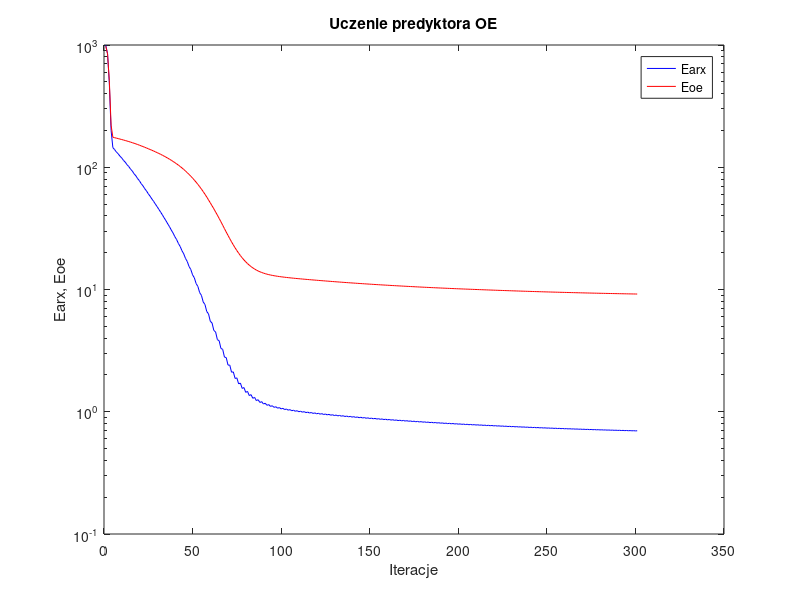
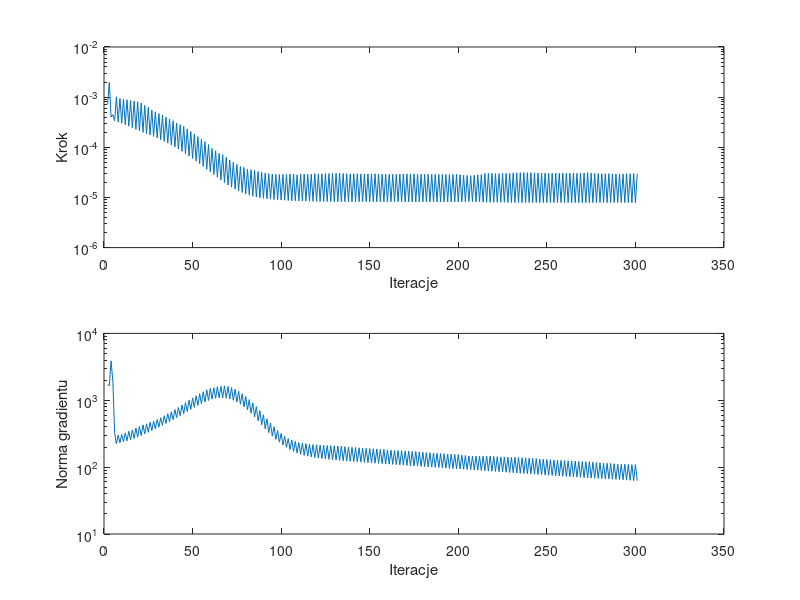

Write the MATLAB code that produced these figures, in order.
%uczenie predyktora oe
clear all;
n=0; farx(n+1)=9.927807e+002; foe(n+1)=9.776448e+002; wspucz(n+1)=0.000000e+000; ng(n+1)=0.000000e+000;
n=1; farx(n+1)=8.479873e+002; foe(n+1)=8.459336e+002; krok(n+1)=7.138862e-004; ng(n+1)=1.706106e+003;
n=2; farx(n+1)=4.898652e+002; foe(n+1)=5.108905e+002; krok(n+1)=1.961988e-003; ng(n+1)=1.657995e+003;
n=3; farx(n+1)=2.001703e+002; foe(n+1)=2.208038e+002; krok(n+1)=4.031350e-004; ng(n+1)=3.889785e+003;
n=4; farx(n+1)=1.447338e+002; foe(n+1)=1.760606e+002; krok(n+1)=4.448722e-004; ng(n+1)=1.902394e+003;
n=5; farx(n+1)=1.394647e+002; foe(n+1)=1.745219e+002; krok(n+1)=3.369218e-004; ng(n+1)=3.284464e+002;
n=6; farx(n+1)=1.331492e+002; foe(n+1)=1.730438e+002; krok(n+1)=1.013537e-003; ng(n+1)=2.221050e+002;
n=7; farx(n+1)=1.288714e+002; foe(n+1)=1.715541e+002; krok(n+1)=3.184791e-004; ng(n+1)=3.017233e+002;
n=8; farx(n+1)=1.231780e+002; foe(n+1)=1.700656e+002; krok(n+1)=9.396816e-004; ng(n+1)=2.311931e+002;
n=9; farx(n+1)=1.191738e+002; foe(n+1)=1.685656e+002; krok(n+1)=3.019151e-004; ng(n+1)=3.096886e+002;
n=10; farx(n+1)=1.138183e+002; foe(n+1)=1.670308e+002; krok(n+1)=9.053002e-004; ng(n+1)=2.395289e+002;
n=11; farx(n+1)=1.100398e+002; foe(n+1)=1.654731e+002; krok(n+1)=2.826636e-004; ng(n+1)=3.250804e+002;
n=12; farx(n+1)=1.048937e+002; foe(n+1)=1.638611e+002; krok(n+1)=8.861138e-004; ng(n+1)=2.476726e+002;
n=13; farx(n+1)=1.013128e+002; foe(n+1)=1.622290e+002; krok(n+1)=2.638590e-004; ng(n+1)=3.431999e+002;
n=14; farx(n+1)=9.641596e+001; foe(n+1)=1.605392e+002; krok(n+1)=8.567570e-004; ng(n+1)=2.569569e+002;
n=15; farx(n+1)=9.302757e+001; foe(n+1)=1.588426e+002; krok(n+1)=2.463545e-004; ng(n+1)=3.610432e+002;
n=16; farx(n+1)=8.834201e+001; foe(n+1)=1.570707e+002; krok(n+1)=8.336543e-004; ng(n+1)=2.685082e+002;
n=17; farx(n+1)=8.511390e+001; foe(n+1)=1.552795e+002; krok(n+1)=2.285820e-004; ng(n+1)=3.833670e+002;
n=18; farx(n+1)=8.065134e+001; foe(n+1)=1.534111e+002; krok(n+1)=8.031637e-004; ng(n+1)=2.810087e+002;
n=19; farx(n+1)=7.758236e+001; foe(n+1)=1.515418e+002; krok(n+1)=2.125792e-004; ng(n+1)=4.051261e+002;
n=20; farx(n+1)=7.339914e+001; foe(n+1)=1.495945e+002; krok(n+1)=7.625735e-004; ng(n+1)=2.956338e+002;
n=21; farx(n+1)=7.046656e+001; foe(n+1)=1.476470e+002; krok(n+1)=1.984325e-004; ng(n+1)=4.285878e+002;
n=22; farx(n+1)=6.675470e+001; foe(n+1)=1.456781e+002; krok(n+1)=6.847610e-004; ng(n+1)=3.133646e+002;
n=23; farx(n+1)=6.399536e+001; foe(n+1)=1.437378e+002; krok(n+1)=1.869282e-004; ng(n+1)=4.438241e+002;
n=24; farx(n+1)=6.065510e+001; foe(n+1)=1.417517e+002; krok(n+1)=6.277808e-004; ng(n+1)=3.323803e+002;
n=25; farx(n+1)=5.800598e+001; foe(n+1)=1.397500e+002; krok(n+1)=1.752601e-004; ng(n+1)=4.692871e+002;
n=26; farx(n+1)=5.510573e+001; foe(n+1)=1.377729e+002; krok(n+1)=5.534736e-004; ng(n+1)=3.534675e+002;
n=27; farx(n+1)=5.260982e+001; foe(n+1)=1.357835e+002; krok(n+1)=1.646626e-004; ng(n+1)=4.867833e+002;
n=28; farx(n+1)=4.996924e+001; foe(n+1)=1.337532e+002; krok(n+1)=5.097061e-004; ng(n+1)=3.737930e+002;
n=29; farx(n+1)=4.758490e+001; foe(n+1)=1.317114e+002; krok(n+1)=1.531579e-004; ng(n+1)=5.158725e+002;
n=30; farx(n+1)=4.516668e+001; foe(n+1)=1.296102e+002; krok(n+1)=4.706747e-004; ng(n+1)=3.966193e+002;
n=31; farx(n+1)=4.288827e+001; foe(n+1)=1.275102e+002; krok(n+1)=1.421330e-004; ng(n+1)=5.488612e+002;
n=32; farx(n+1)=4.067531e+001; foe(n+1)=1.253362e+002; krok(n+1)=4.356664e-004; ng(n+1)=4.218686e+002;
n=33; farx(n+1)=3.848928e+001; foe(n+1)=1.231538e+002; krok(n+1)=1.312842e-004; ng(n+1)=5.878254e+002;
n=34; farx(n+1)=3.648401e+001; foe(n+1)=1.209053e+002; krok(n+1)=3.994081e-004; ng(n+1)=4.494499e+002;
n=35; farx(n+1)=3.439360e+001; foe(n+1)=1.186496e+002; krok(n+1)=1.212136e-004; ng(n+1)=6.287072e+002;
n=36; farx(n+1)=3.259400e+001; foe(n+1)=1.163313e+002; krok(n+1)=3.643472e-004; ng(n+1)=4.803156e+002;
n=37; farx(n+1)=3.060344e+001; foe(n+1)=1.139934e+002; krok(n+1)=1.109501e-004; ng(n+1)=6.741824e+002;
n=38; farx(n+1)=2.894941e+001; foe(n+1)=1.115477e+002; krok(n+1)=3.376366e-004; ng(n+1)=5.125724e+002;
n=39; farx(n+1)=2.704714e+001; foe(n+1)=1.091124e+002; krok(n+1)=1.016603e-004; ng(n+1)=7.259825e+002;
n=40; farx(n+1)=2.559897e+001; foe(n+1)=1.066024e+002; krok(n+1)=3.030901e-004; ng(n+1)=5.502243e+002;
n=41; farx(n+1)=2.380346e+001; foe(n+1)=1.040898e+002; krok(n+1)=9.242591e-005; ng(n+1)=7.796456e+002;
n=42; farx(n+1)=2.248151e+001; foe(n+1)=1.014380e+002; krok(n+1)=2.817596e-004; ng(n+1)=5.879804e+002;
n=43; farx(n+1)=2.077558e+001; foe(n+1)=9.878784e+001; krok(n+1)=8.312662e-005; ng(n+1)=8.486922e+002;
n=44; farx(n+1)=1.958365e+001; foe(n+1)=9.598975e+001; krok(n+1)=2.601242e-004; ng(n+1)=6.301345e+002;
n=45; farx(n+1)=1.796892e+001; foe(n+1)=9.320081e+001; krok(n+1)=7.462550e-005; ng(n+1)=9.265101e+002;
n=46; farx(n+1)=1.694245e+001; foe(n+1)=9.030657e+001; krok(n+1)=2.329268e-004; ng(n+1)=6.781462e+002;
n=47; farx(n+1)=1.543617e+001; foe(n+1)=8.743044e+001; krok(n+1)=6.702866e-005; ng(n+1)=1.003346e+003;
n=48; farx(n+1)=1.457392e+001; foe(n+1)=8.446678e+001; krok(n+1)=2.064568e-004; ng(n+1)=7.295903e+002;
n=49; farx(n+1)=1.318398e+001; foe(n+1)=8.152573e+001; krok(n+1)=5.986366e-005; ng(n+1)=1.083081e+003;
n=50; farx(n+1)=1.245782e+001; foe(n+1)=7.847581e+001; krok(n+1)=1.842068e-004; ng(n+1)=7.817992e+002;
n=51; farx(n+1)=1.118375e+001; foe(n+1)=7.548263e+001; krok(n+1)=5.326795e-005; ng(n+1)=1.167535e+003;
n=52; farx(n+1)=1.058946e+001; foe(n+1)=7.238820e+001; krok(n+1)=1.635393e-004; ng(n+1)=8.362569e+002;
n=53; farx(n+1)=9.430657e+000; foe(n+1)=6.935866e+001; krok(n+1)=4.714982e-005; ng(n+1)=1.255956e+003;
n=54; farx(n+1)=8.953987e+000; foe(n+1)=6.624574e+001; krok(n+1)=1.447867e-004; ng(n+1)=8.915271e+002;
n=55; farx(n+1)=7.913311e+000; foe(n+1)=6.322141e+001; krok(n+1)=4.156331e-005; ng(n+1)=1.342761e+003;
n=56; farx(n+1)=7.535702e+000; foe(n+1)=6.011341e+001; krok(n+1)=1.297027e-004; ng(n+1)=9.440339e+002;
n=57; farx(n+1)=6.603824e+000; foe(n+1)=5.709561e+001; krok(n+1)=3.643108e-005; ng(n+1)=1.435125e+003;
n=58; farx(n+1)=6.318814e+000; foe(n+1)=5.405597e+001; krok(n+1)=1.133097e-004; ng(n+1)=9.931034e+002;
n=59; farx(n+1)=5.501919e+000; foe(n+1)=5.117696e+001; krok(n+1)=3.242569e-005; ng(n+1)=1.501534e+003;
n=60; farx(n+1)=5.320565e+000; foe(n+1)=4.838408e+001; krok(n+1)=9.476985e-005; ng(n+1)=1.040803e+003;
n=61; farx(n+1)=4.623800e+000; foe(n+1)=4.573351e+001; krok(n+1)=2.877521e-005; ng(n+1)=1.540182e+003;
n=62; farx(n+1)=4.494429e+000; foe(n+1)=4.307359e+001; krok(n+1)=8.528034e-005; ng(n+1)=1.069381e+003;
n=63; farx(n+1)=3.891036e+000; foe(n+1)=4.058585e+001; krok(n+1)=2.537849e-005; ng(n+1)=1.590359e+003;
n=64; farx(n+1)=3.808847e+000; foe(n+1)=3.813370e+001; krok(n+1)=7.603543e-005; ng(n+1)=1.087335e+003;
n=65; farx(n+1)=3.296317e+000; foe(n+1)=3.586069e+001; krok(n+1)=2.230894e-005; ng(n+1)=1.616701e+003;
n=66; farx(n+1)=3.239994e+000; foe(n+1)=3.357539e+001; krok(n+1)=7.130722e-005; ng(n+1)=1.085405e+003;
n=67; farx(n+1)=2.798894e+000; foe(n+1)=3.148585e+001; krok(n+1)=1.967248e-005; ng(n+1)=1.642207e+003;
n=68; farx(n+1)=2.774263e+000; foe(n+1)=2.949987e+001; krok(n+1)=6.309394e-005; ng(n+1)=1.072682e+003;
n=69; farx(n+1)=2.408356e+000; foe(n+1)=2.771049e+001; krok(n+1)=1.767686e-005; ng(n+1)=1.607429e+003;
n=70; farx(n+1)=2.407293e+000; foe(n+1)=2.603886e+001; krok(n+1)=5.597648e-005; ng(n+1)=1.043726e+003;
n=71; farx(n+1)=2.105619e+000; foe(n+1)=2.454184e+001; krok(n+1)=1.602405e-005; ng(n+1)=1.546422e+003;
n=72; farx(n+1)=2.119099e+000; foe(n+1)=2.316153e+001; krok(n+1)=5.022301e-005; ng(n+1)=9.987091e+002;
n=73; farx(n+1)=1.871706e+000; foe(n+1)=2.193660e+001; krok(n+1)=1.465430e-005; ng(n+1)=1.462603e+003;
n=74; farx(n+1)=1.893051e+000; foe(n+1)=2.081410e+001; krok(n+1)=4.572173e-005; ng(n+1)=9.399967e+002;
n=75; farx(n+1)=1.690033e+000; foe(n+1)=1.983001e+001; krok(n+1)=1.356957e-005; ng(n+1)=1.362370e+003;
n=76; farx(n+1)=1.716921e+000; foe(n+1)=1.894635e+001; krok(n+1)=4.154824e-005; ng(n+1)=8.733208e+002;
n=77; farx(n+1)=1.551628e+000; foe(n+1)=1.816962e+001; krok(n+1)=1.259797e-005; ng(n+1)=1.250082e+003;
n=78; farx(n+1)=1.578050e+000; foe(n+1)=1.745885e+001; krok(n+1)=3.974419e-005; ng(n+1)=7.966579e+002;
n=79; farx(n+1)=1.441047e+000; foe(n+1)=1.684251e+001; krok(n+1)=1.180901e-005; ng(n+1)=1.142216e+003;
n=80; farx(n+1)=1.467774e+000; foe(n+1)=1.629811e+001; krok(n+1)=3.686149e-005; ng(n+1)=7.194042e+002;
n=81; farx(n+1)=1.356349e+000; foe(n+1)=1.582590e+001; krok(n+1)=1.115447e-005; ng(n+1)=1.020586e+003;
n=82; farx(n+1)=1.380833e+000; foe(n+1)=1.539974e+001; krok(n+1)=3.584012e-005; ng(n+1)=6.400472e+002;
n=83; farx(n+1)=1.288516e+000; foe(n+1)=1.503264e+001; krok(n+1)=1.057446e-005; ng(n+1)=9.118169e+002;
n=84; farx(n+1)=1.310845e+000; foe(n+1)=1.470549e+001; krok(n+1)=3.468782e-005; ng(n+1)=5.631764e+002;
n=85; farx(n+1)=1.234243e+000; foe(n+1)=1.442419e+001; krok(n+1)=1.015216e-005; ng(n+1)=8.039689e+002;
n=86; farx(n+1)=1.254785e+000; foe(n+1)=1.417871e+001; krok(n+1)=3.291660e-005; ng(n+1)=4.920250e+002;
n=87; farx(n+1)=1.191501e+000; foe(n+1)=1.396670e+001; krok(n+1)=9.849580e-006; ng(n+1)=6.988271e+002;
n=88; farx(n+1)=1.210191e+000; foe(n+1)=1.378072e+001; krok(n+1)=3.158272e-005; ng(n+1)=4.279630e+002;
n=89; farx(n+1)=1.157319e+000; foe(n+1)=1.361876e+001; krok(n+1)=9.584848e-006; ng(n+1)=6.069440e+002;
n=90; farx(n+1)=1.174072e+000; foe(n+1)=1.347470e+001; krok(n+1)=3.079431e-005; ng(n+1)=3.734344e+002;
n=91; farx(n+1)=1.129166e+000; foe(n+1)=1.334876e+001; krok(n+1)=9.386788e-006; ng(n+1)=5.277062e+002;
n=92; farx(n+1)=1.144446e+000; foe(n+1)=1.323656e+001; krok(n+1)=2.981309e-005; ng(n+1)=3.276492e+002;
n=93; farx(n+1)=1.105922e+000; foe(n+1)=1.313731e+001; krok(n+1)=9.244198e-006; ng(n+1)=4.583869e+002;
n=94; farx(n+1)=1.120067e+000; foe(n+1)=1.304775e+001; krok(n+1)=2.921834e-005; ng(n+1)=2.916718e+002;
n=95; farx(n+1)=1.086357e+000; foe(n+1)=1.296684e+001; krok(n+1)=9.098641e-006; ng(n+1)=4.020331e+002;
n=96; farx(n+1)=1.099377e+000; foe(n+1)=1.289288e+001; krok(n+1)=2.877521e-005; ng(n+1)=2.610332e+002;
n=97; farx(n+1)=1.069497e+000; foe(n+1)=1.282570e+001; krok(n+1)=9.014671e-006; ng(n+1)=3.541837e+002;
n=98; farx(n+1)=1.081974e+000; foe(n+1)=1.276352e+001; krok(n+1)=2.860122e-005; ng(n+1)=2.362029e+002;
n=99; farx(n+1)=1.054888e+000; foe(n+1)=1.270513e+001; krok(n+1)=8.866243e-006; ng(n+1)=3.185645e+002;
n=100; farx(n+1)=1.066558e+000; foe(n+1)=1.265012e+001; krok(n+1)=2.877521e-005; ng(n+1)=2.145766e+002;
n=101; farx(n+1)=1.041710e+000; foe(n+1)=1.259870e+001; krok(n+1)=8.804989e-006; ng(n+1)=2.889203e+002;
n=102; farx(n+1)=1.053122e+000; foe(n+1)=1.255007e+001; krok(n+1)=2.860122e-005; ng(n+1)=1.979374e+002;
n=103; farx(n+1)=1.030062e+000; foe(n+1)=1.250342e+001; krok(n+1)=8.690837e-006; ng(n+1)=2.680595e+002;
n=104; farx(n+1)=1.041063e+000; foe(n+1)=1.245816e+001; krok(n+1)=2.921834e-005; ng(n+1)=1.830103e+002;
n=105; farx(n+1)=1.019233e+000; foe(n+1)=1.241468e+001; krok(n+1)=8.610243e-006; ng(n+1)=2.537699e+002;
n=106; farx(n+1)=1.030037e+000; foe(n+1)=1.237267e+001; krok(n+1)=2.921834e-005; ng(n+1)=1.714785e+002;
n=107; farx(n+1)=1.009220e+000; foe(n+1)=1.233192e+001; krok(n+1)=8.600086e-006; ng(n+1)=2.430576e+002;
n=108; farx(n+1)=1.019901e+000; foe(n+1)=1.229324e+001; krok(n+1)=2.829063e-005; ng(n+1)=1.628723e+002;
n=109; farx(n+1)=1.000377e+000; foe(n+1)=1.225542e+001; krok(n+1)=8.546025e-006; ng(n+1)=2.322514e+002;
n=110; farx(n+1)=1.010847e+000; foe(n+1)=1.221746e+001; krok(n+1)=2.931600e-005; ng(n+1)=1.554130e+002;
n=111; farx(n+1)=9.918007e-001; foe(n+1)=1.218044e+001; krok(n+1)=8.470861e-006; ng(n+1)=2.294881e+002;
n=112; farx(n+1)=1.002155e+000; foe(n+1)=1.214399e+001; krok(n+1)=2.931600e-005; ng(n+1)=1.498772e+002;
n=113; farx(n+1)=9.836957e-001; foe(n+1)=1.210830e+001; krok(n+1)=8.466097e-006; ng(n+1)=2.248413e+002;
n=114; farx(n+1)=9.939969e-001; foe(n+1)=1.207361e+001; krok(n+1)=2.885108e-005; ng(n+1)=1.460741e+002;
n=115; farx(n+1)=9.762181e-001; foe(n+1)=1.203927e+001; krok(n+1)=8.431791e-006; ng(n+1)=2.202789e+002;
n=116; farx(n+1)=9.863083e-001; foe(n+1)=1.200522e+001; krok(n+1)=2.907853e-005; ng(n+1)=1.424315e+002;
n=117; farx(n+1)=9.690873e-001; foe(n+1)=1.197184e+001; krok(n+1)=8.379583e-006; ng(n+1)=2.171677e+002;
n=118; farx(n+1)=9.790582e-001; foe(n+1)=1.193810e+001; krok(n+1)=2.981309e-005; ng(n+1)=1.391178e+002;
n=119; farx(n+1)=9.620410e-001; foe(n+1)=1.190498e+001; krok(n+1)=8.357584e-006; ng(n+1)=2.164229e+002;
n=120; farx(n+1)=9.719386e-001; foe(n+1)=1.187264e+001; krok(n+1)=2.932016e-005; ng(n+1)=1.366812e+002;
n=121; farx(n+1)=9.554540e-001; foe(n+1)=1.184054e+001; krok(n+1)=8.333245e-006; ng(n+1)=2.135422e+002;
n=122; farx(n+1)=9.651781e-001; foe(n+1)=1.180859e+001; krok(n+1)=2.968482e-005; ng(n+1)=1.341494e+002;
n=123; farx(n+1)=9.490444e-001; foe(n+1)=1.177702e+001; krok(n+1)=8.295367e-006; ng(n+1)=2.122640e+002;
n=124; farx(n+1)=9.586042e-001; foe(n+1)=1.174554e+001; krok(n+1)=2.995233e-005; ng(n+1)=1.322454e+002;
n=125; farx(n+1)=9.427921e-001; foe(n+1)=1.171452e+001; krok(n+1)=8.274713e-006; ng(n+1)=2.108859e+002;
n=126; farx(n+1)=9.522325e-001; foe(n+1)=1.168375e+001; krok(n+1)=3.004811e-005; ng(n+1)=1.305415e+002;
n=127; farx(n+1)=9.367458e-001; foe(n+1)=1.165325e+001; krok(n+1)=8.245594e-006; ng(n+1)=2.095545e+002;
n=128; farx(n+1)=9.460295e-001; foe(n+1)=1.162296e+001; krok(n+1)=3.030340e-005; ng(n+1)=1.289161e+002;
n=129; farx(n+1)=9.308322e-001; foe(n+1)=1.159293e+001; krok(n+1)=8.223627e-006; ng(n+1)=2.084829e+002;
n=130; farx(n+1)=9.399366e-001; foe(n+1)=1.156325e+001; krok(n+1)=3.031326e-005; ng(n+1)=1.274101e+002;
n=131; farx(n+1)=9.250974e-001; foe(n+1)=1.153388e+001; krok(n+1)=8.206521e-006; ng(n+1)=2.066509e+002;
n=132; farx(n+1)=9.340371e-001; foe(n+1)=1.150466e+001; krok(n+1)=3.055278e-005; ng(n+1)=1.259609e+002;
n=133; farx(n+1)=9.194427e-001; foe(n+1)=1.147575e+001; krok(n+1)=8.205260e-006; ng(n+1)=2.056055e+002;
n=134; farx(n+1)=9.281920e-001; foe(n+1)=1.144745e+001; krok(n+1)=3.008156e-005; ng(n+1)=1.246663e+002;
n=135; farx(n+1)=9.140095e-001; foe(n+1)=1.141949e+001; krok(n+1)=8.223627e-006; ng(n+1)=2.025883e+002;
n=136; farx(n+1)=9.225671e-001; foe(n+1)=1.139192e+001; krok(n+1)=2.981309e-005; ng(n+1)=1.234126e+002;
n=137; farx(n+1)=9.087297e-001; foe(n+1)=1.136476e+001; krok(n+1)=8.245016e-006; ng(n+1)=2.000680e+002;
n=138; farx(n+1)=9.171202e-001; foe(n+1)=1.133803e+001; krok(n+1)=2.941717e-005; ng(n+1)=1.222662e+002;
n=139; farx(n+1)=9.036594e-001; foe(n+1)=1.131166e+001; krok(n+1)=8.245594e-006; ng(n+1)=1.974789e+002;
n=140; farx(n+1)=9.119094e-001; foe(n+1)=1.128537e+001; krok(n+1)=2.965489e-005; ng(n+1)=1.210618e+002;
n=141; farx(n+1)=8.986649e-001; foe(n+1)=1.125935e+001; krok(n+1)=8.226685e-006; ng(n+1)=1.966677e+002;
n=142; farx(n+1)=9.067550e-001; foe(n+1)=1.123358e+001; krok(n+1)=2.968065e-005; ng(n+1)=1.199522e+002;
n=143; farx(n+1)=8.937696e-001; foe(n+1)=1.120806e+001; krok(n+1)=8.223627e-006; ng(n+1)=1.951514e+002;
n=144; farx(n+1)=9.016952e-001; foe(n+1)=1.118289e+001; krok(n+1)=2.955758e-005; ng(n+1)=1.188837e+002;
n=145; farx(n+1)=8.889880e-001; foe(n+1)=1.115798e+001; krok(n+1)=8.231234e-006; ng(n+1)=1.932305e+002;
n=146; farx(n+1)=8.967598e-001; foe(n+1)=1.113345e+001; krok(n+1)=2.936330e-005; ng(n+1)=1.178565e+002;
n=147; farx(n+1)=8.843497e-001; foe(n+1)=1.110914e+001; krok(n+1)=8.226685e-006; ng(n+1)=1.912426e+002;
n=148; farx(n+1)=8.919494e-001; foe(n+1)=1.108503e+001; krok(n+1)=2.941717e-005; ng(n+1)=1.167861e+002;
n=149; farx(n+1)=8.797869e-001; foe(n+1)=1.106122e+001; krok(n+1)=8.226685e-006; ng(n+1)=1.896351e+002;
n=150; farx(n+1)=8.872519e-001; foe(n+1)=1.103767e+001; krok(n+1)=2.936330e-005; ng(n+1)=1.157729e+002;
n=151; farx(n+1)=8.753495e-001; foe(n+1)=1.101432e+001; krok(n+1)=8.206521e-006; ng(n+1)=1.881419e+002;
n=152; farx(n+1)=8.826623e-001; foe(n+1)=1.099105e+001; krok(n+1)=2.968065e-005; ng(n+1)=1.147032e+002;
n=153; farx(n+1)=8.709279e-001; foe(n+1)=1.096801e+001; krok(n+1)=8.205260e-006; ng(n+1)=1.872947e+002;
n=154; farx(n+1)=8.780684e-001; foe(n+1)=1.094543e+001; krok(n+1)=2.922588e-005; ng(n+1)=1.137434e+002;
n=155; farx(n+1)=8.666545e-001; foe(n+1)=1.092314e+001; krok(n+1)=8.226685e-006; ng(n+1)=1.844859e+002;
n=156; farx(n+1)=8.736894e-001; foe(n+1)=1.090110e+001; krok(n+1)=2.921834e-005; ng(n+1)=1.127879e+002;
n=157; farx(n+1)=8.624691e-001; foe(n+1)=1.087917e+001; krok(n+1)=8.219763e-006; ng(n+1)=1.833666e+002;
n=158; farx(n+1)=8.693421e-001; foe(n+1)=1.085763e+001; krok(n+1)=2.902993e-005; ng(n+1)=1.118336e+002;
n=159; farx(n+1)=8.583920e-001; foe(n+1)=1.083628e+001; krok(n+1)=8.223627e-006; ng(n+1)=1.812397e+002;
n=160; farx(n+1)=8.651078e-001; foe(n+1)=1.081515e+001; krok(n+1)=2.897758e-005; ng(n+1)=1.108676e+002;
n=161; farx(n+1)=8.543937e-001; foe(n+1)=1.079428e+001; krok(n+1)=8.226685e-006; ng(n+1)=1.794459e+002;
n=162; farx(n+1)=8.609828e-001; foe(n+1)=1.077361e+001; krok(n+1)=2.894239e-005; ng(n+1)=1.099319e+002;
n=163; farx(n+1)=8.504671e-001; foe(n+1)=1.075316e+001; krok(n+1)=8.231234e-006; ng(n+1)=1.780015e+002;
n=164; farx(n+1)=8.569559e-001; foe(n+1)=1.073301e+001; krok(n+1)=2.885108e-005; ng(n+1)=1.090378e+002;
n=165; farx(n+1)=8.466568e-001; foe(n+1)=1.071293e+001; krok(n+1)=8.206521e-006; ng(n+1)=1.767129e+002;
n=166; farx(n+1)=8.530103e-001; foe(n+1)=1.069297e+001; krok(n+1)=2.921834e-005; ng(n+1)=1.080345e+002;
n=167; farx(n+1)=8.428719e-001; foe(n+1)=1.067314e+001; krok(n+1)=8.182517e-006; ng(n+1)=1.760064e+002;
n=168; farx(n+1)=8.490826e-001; foe(n+1)=1.065349e+001; krok(n+1)=2.930860e-005; ng(n+1)=1.070794e+002;
n=169; farx(n+1)=8.391482e-001; foe(n+1)=1.063405e+001; krok(n+1)=8.172419e-006; ng(n+1)=1.745970e+002;
n=170; farx(n+1)=8.452561e-001; foe(n+1)=1.061473e+001; krok(n+1)=2.952022e-005; ng(n+1)=1.061411e+002;
n=171; farx(n+1)=8.354733e-001; foe(n+1)=1.059553e+001; krok(n+1)=8.153596e-006; ng(n+1)=1.738707e+002;
n=172; farx(n+1)=8.414249e-001; foe(n+1)=1.057657e+001; krok(n+1)=2.941717e-005; ng(n+1)=1.052185e+002;
n=173; farx(n+1)=8.318788e-001; foe(n+1)=1.055787e+001; krok(n+1)=8.155065e-006; ng(n+1)=1.718610e+002;
n=174; farx(n+1)=8.377379e-001; foe(n+1)=1.053925e+001; krok(n+1)=2.963120e-005; ng(n+1)=1.043061e+002;
n=175; farx(n+1)=8.283145e-001; foe(n+1)=1.052076e+001; krok(n+1)=8.151193e-006; ng(n+1)=1.712191e+002;
n=176; farx(n+1)=8.340109e-001; foe(n+1)=1.050268e+001; krok(n+1)=2.907853e-005; ng(n+1)=1.034649e+002;
n=177; farx(n+1)=8.248716e-001; foe(n+1)=1.048488e+001; krok(n+1)=8.182517e-006; ng(n+1)=1.681828e+002;
n=178; farx(n+1)=8.304706e-001; foe(n+1)=1.046724e+001; krok(n+1)=2.897758e-005; ng(n+1)=1.026203e+002;
n=179; farx(n+1)=8.215048e-001; foe(n+1)=1.044979e+001; krok(n+1)=8.182517e-006; ng(n+1)=1.668193e+002;
n=180; farx(n+1)=8.269737e-001; foe(n+1)=1.043254e+001; krok(n+1)=2.877521e-005; ng(n+1)=1.017729e+002;
n=181; farx(n+1)=8.182241e-001; foe(n+1)=1.041555e+001; krok(n+1)=8.186754e-006; ng(n+1)=1.648514e+002;
n=182; farx(n+1)=8.236072e-001; foe(n+1)=1.039861e+001; krok(n+1)=2.894239e-005; ng(n+1)=1.009082e+002;
n=183; farx(n+1)=8.149799e-001; foe(n+1)=1.038184e+001; krok(n+1)=8.178765e-006; ng(n+1)=1.641414e+002;
n=184; farx(n+1)=8.202742e-001; foe(n+1)=1.036531e+001; krok(n+1)=2.885108e-005; ng(n+1)=1.000911e+002;
n=185; farx(n+1)=8.118171e-001; foe(n+1)=1.034886e+001; krok(n+1)=8.166804e-006; ng(n+1)=1.628696e+002;
n=186; farx(n+1)=8.169886e-001; foe(n+1)=1.033257e+001; krok(n+1)=2.890345e-005; ng(n+1)=9.922411e+001;
n=187; farx(n+1)=8.086992e-001; foe(n+1)=1.031646e+001; krok(n+1)=8.166804e-006; ng(n+1)=1.614503e+002;
n=188; farx(n+1)=8.137561e-001; foe(n+1)=1.030052e+001; krok(n+1)=2.877521e-005; ng(n+1)=9.840143e+001;
n=189; farx(n+1)=8.056479e-001; foe(n+1)=1.028480e+001; krok(n+1)=8.172419e-006; ng(n+1)=1.597602e+002;
n=190; farx(n+1)=8.106308e-001; foe(n+1)=1.026919e+001; krok(n+1)=2.885108e-005; ng(n+1)=9.758976e+001;
n=191; farx(n+1)=8.026439e-001; foe(n+1)=1.025369e+001; krok(n+1)=8.164371e-006; ng(n+1)=1.589636e+002;
n=192; farx(n+1)=8.075213e-001; foe(n+1)=1.023843e+001; krok(n+1)=2.867992e-005; ng(n+1)=9.679559e+001;
n=193; farx(n+1)=7.997130e-001; foe(n+1)=1.022330e+001; krok(n+1)=8.166804e-006; ng(n+1)=1.572809e+002;
n=194; farx(n+1)=8.044912e-001; foe(n+1)=1.020832e+001; krok(n+1)=2.867992e-005; ng(n+1)=9.598601e+001;
n=195; farx(n+1)=7.968413e-001; foe(n+1)=1.019349e+001; krok(n+1)=8.155065e-006; ng(n+1)=1.559928e+002;
n=196; farx(n+1)=8.015112e-001; foe(n+1)=1.017873e+001; krok(n+1)=2.877521e-005; ng(n+1)=9.515651e+001;
n=197; farx(n+1)=7.940035e-001; foe(n+1)=1.016418e+001; krok(n+1)=8.155065e-006; ng(n+1)=1.547491e+002;
n=198; farx(n+1)=7.986121e-001; foe(n+1)=1.014974e+001; krok(n+1)=2.885108e-005; ng(n+1)=9.438172e+001;
n=199; farx(n+1)=7.912055e-001; foe(n+1)=1.013538e+001; krok(n+1)=8.151193e-006; ng(n+1)=1.540682e+002;
n=200; farx(n+1)=7.956802e-001; foe(n+1)=1.012131e+001; krok(n+1)=2.832743e-005; ng(n+1)=9.363962e+001;
n=201; farx(n+1)=7.884801e-001; foe(n+1)=1.010749e+001; krok(n+1)=8.205260e-006; ng(n+1)=1.513023e+002;
n=202; farx(n+1)=7.928820e-001; foe(n+1)=1.009390e+001; krok(n+1)=2.780862e-005; ng(n+1)=9.297511e+001;
n=203; farx(n+1)=7.858553e-001; foe(n+1)=1.008047e+001; krok(n+1)=8.223627e-006; ng(n+1)=1.493451e+002;
n=204; farx(n+1)=7.901395e-001; foe(n+1)=1.006719e+001; krok(n+1)=2.746916e-005; ng(n+1)=9.226740e+001;
n=205; farx(n+1)=7.832797e-001; foe(n+1)=1.005419e+001; krok(n+1)=8.272636e-006; ng(n+1)=1.471141e+002;
n=206; farx(n+1)=7.875281e-001; foe(n+1)=1.004136e+001; krok(n+1)=2.713913e-005; ng(n+1)=9.190020e+001;
n=207; farx(n+1)=7.808111e-001; foe(n+1)=1.002860e+001; krok(n+1)=8.245594e-006; ng(n+1)=1.459959e+002;
n=208; farx(n+1)=7.849943e-001; foe(n+1)=1.001584e+001; krok(n+1)=2.769106e-005; ng(n+1)=9.091898e+001;
n=209; farx(n+1)=7.783534e-001; foe(n+1)=1.000312e+001; krok(n+1)=8.186754e-006; ng(n+1)=1.461114e+002;
n=210; farx(n+1)=7.824593e-001; foe(n+1)=9.990391e+000; krok(n+1)=2.829063e-005; ng(n+1)=8.997362e+001;
n=211; farx(n+1)=7.758834e-001; foe(n+1)=9.977724e+000; krok(n+1)=8.153596e-006; ng(n+1)=1.461075e+002;
n=212; farx(n+1)=7.799412e-001; foe(n+1)=9.965197e+000; krok(n+1)=2.860122e-005; ng(n+1)=8.922221e+001;
n=213; farx(n+1)=7.734875e-001; foe(n+1)=9.952607e+000; krok(n+1)=8.058704e-006; ng(n+1)=1.459623e+002;
n=214; farx(n+1)=7.774437e-001; foe(n+1)=9.939747e+000; krok(n+1)=3.012945e-005; ng(n+1)=8.826430e+001;
n=215; farx(n+1)=7.709952e-001; foe(n+1)=9.927015e+000; krok(n+1)=7.998886e-006; ng(n+1)=1.471273e+002;
n=216; farx(n+1)=7.748837e-001; foe(n+1)=9.914315e+000; krok(n+1)=3.047298e-005; ng(n+1)=8.749112e+001;
n=217; farx(n+1)=7.685145e-001; foe(n+1)=9.901708e+000; krok(n+1)=7.987686e-006; ng(n+1)=1.468176e+002;
n=218; farx(n+1)=7.723072e-001; foe(n+1)=9.889318e+000; krok(n+1)=3.014162e-005; ng(n+1)=8.675769e+001;
n=219; farx(n+1)=7.660943e-001; foe(n+1)=9.877091e+000; krok(n+1)=8.012023e-006; ng(n+1)=1.446848e+002;
n=220; farx(n+1)=7.698286e-001; foe(n+1)=9.865046e+000; krok(n+1)=2.992557e-005; ng(n+1)=8.605152e+001;
n=221; farx(n+1)=7.637384e-001; foe(n+1)=9.853073e+000; krok(n+1)=8.012023e-006; ng(n+1)=1.434244e+002;
n=222; farx(n+1)=7.673945e-001; foe(n+1)=9.841274e+000; krok(n+1)=2.983290e-005; ng(n+1)=8.533114e+001;
n=223; farx(n+1)=7.614409e-001; foe(n+1)=9.829566e+000; krok(n+1)=7.998886e-006; ng(n+1)=1.420607e+002;
n=224; farx(n+1)=7.650328e-001; foe(n+1)=9.817885e+000; krok(n+1)=3.023762e-005; ng(n+1)=8.458469e+001;
n=225; farx(n+1)=7.591497e-001; foe(n+1)=9.806278e+000; krok(n+1)=7.983154e-006; ng(n+1)=1.419613e+002;
n=226; farx(n+1)=7.626631e-001; foe(n+1)=9.794850e+000; krok(n+1)=3.006913e-005; ng(n+1)=8.387759e+001;
n=227; farx(n+1)=7.569196e-001; foe(n+1)=9.783528e+000; krok(n+1)=7.975059e-006; ng(n+1)=1.403983e+002;
n=228; farx(n+1)=7.603755e-001; foe(n+1)=9.772225e+000; krok(n+1)=3.047298e-005; ng(n+1)=8.314562e+001;
n=229; farx(n+1)=7.547094e-001; foe(n+1)=9.760990e+000; krok(n+1)=7.940086e-006; ng(n+1)=1.403734e+002;
n=230; farx(n+1)=7.581105e-001; foe(n+1)=9.749788e+000; krok(n+1)=3.098519e-005; ng(n+1)=8.240924e+001;
n=231; farx(n+1)=7.525066e-001; foe(n+1)=9.738609e+000; krok(n+1)=7.909320e-006; ng(n+1)=1.405837e+002;
n=232; farx(n+1)=7.558179e-001; foe(n+1)=9.727567e+000; krok(n+1)=3.098353e-005; ng(n+1)=8.168797e+001;
n=233; farx(n+1)=7.503410e-001; foe(n+1)=9.716660e+000; krok(n+1)=7.909320e-006; ng(n+1)=1.390659e+002;
n=234; farx(n+1)=7.536000e-001; foe(n+1)=9.705810e+000; krok(n+1)=3.117913e-005; ng(n+1)=8.098300e+001;
n=235; farx(n+1)=7.482023e-001; foe(n+1)=9.695033e+000; krok(n+1)=7.895680e-006; ng(n+1)=1.386562e+002;
n=236; farx(n+1)=7.513986e-001; foe(n+1)=9.684396e+000; krok(n+1)=3.117913e-005; ng(n+1)=8.028879e+001;
n=237; farx(n+1)=7.461054e-001; foe(n+1)=9.673823e+000; krok(n+1)=7.886739e-006; ng(n+1)=1.376405e+002;
n=238; farx(n+1)=7.492294e-001; foe(n+1)=9.663357e+000; krok(n+1)=3.121480e-005; ng(n+1)=7.959190e+001;
n=239; farx(n+1)=7.440404e-001; foe(n+1)=9.653002e+000; krok(n+1)=7.886739e-006; ng(n+1)=1.364764e+002;
n=240; farx(n+1)=7.471017e-001; foe(n+1)=9.642753e+000; krok(n+1)=3.113656e-005; ng(n+1)=7.891503e+001;
n=241; farx(n+1)=7.420115e-001; foe(n+1)=9.632617e+000; krok(n+1)=7.895680e-006; ng(n+1)=1.352751e+002;
n=242; farx(n+1)=7.450280e-001; foe(n+1)=9.622641e+000; krok(n+1)=3.098519e-005; ng(n+1)=7.826295e+001;
n=243; farx(n+1)=7.400351e-001; foe(n+1)=9.612694e+000; krok(n+1)=7.886739e-006; ng(n+1)=1.343000e+002;
n=244; farx(n+1)=7.429611e-001; foe(n+1)=9.602875e+000; krok(n+1)=3.079431e-005; ng(n+1)=7.759036e+001;
n=245; farx(n+1)=7.380942e-001; foe(n+1)=9.593236e+000; krok(n+1)=7.909320e-006; ng(n+1)=1.322751e+002;
n=246; farx(n+1)=7.409738e-001; foe(n+1)=9.583671e+000; krok(n+1)=3.061523e-005; ng(n+1)=7.695734e+001;
n=247; farx(n+1)=7.362005e-001; foe(n+1)=9.574226e+000; krok(n+1)=7.909320e-006; ng(n+1)=1.311880e+002;
n=248; farx(n+1)=7.390297e-001; foe(n+1)=9.564853e+000; krok(n+1)=3.060562e-005; ng(n+1)=7.631745e+001;
n=249; farx(n+1)=7.343386e-001; foe(n+1)=9.555575e+000; krok(n+1)=7.909320e-006; ng(n+1)=1.303141e+002;
n=250; farx(n+1)=7.371084e-001; foe(n+1)=9.546411e+000; krok(n+1)=3.039896e-005; ng(n+1)=7.569128e+001;
n=251; farx(n+1)=7.325189e-001; foe(n+1)=9.537360e+000; krok(n+1)=7.918261e-006; ng(n+1)=1.288749e+002;
n=252; farx(n+1)=7.352408e-001; foe(n+1)=9.528394e+000; krok(n+1)=3.032549e-005; ng(n+1)=7.507263e+001;
n=253; farx(n+1)=7.307394e-001; foe(n+1)=9.519513e+000; krok(n+1)=7.909320e-006; ng(n+1)=1.279148e+002;
n=254; farx(n+1)=7.334146e-001; foe(n+1)=9.510675e+000; krok(n+1)=3.053033e-005; ng(n+1)=7.444101e+001;
n=255; farx(n+1)=7.289761e-001; foe(n+1)=9.501905e+000; krok(n+1)=7.902407e-006; ng(n+1)=1.274665e+002;
n=256; farx(n+1)=7.316016e-001; foe(n+1)=9.493262e+000; krok(n+1)=3.039391e-005; ng(n+1)=7.383484e+001;
n=257; farx(n+1)=7.272553e-001; foe(n+1)=9.484677e+000; krok(n+1)=7.895680e-006; ng(n+1)=1.263274e+002;
n=258; farx(n+1)=7.298287e-001; foe(n+1)=9.476149e+000; krok(n+1)=3.055278e-005; ng(n+1)=7.321265e+001;
n=259; farx(n+1)=7.255500e-001; foe(n+1)=9.467698e+000; krok(n+1)=7.895680e-006; ng(n+1)=1.256405e+002;
n=260; farx(n+1)=7.280740e-001; foe(n+1)=9.459370e+000; krok(n+1)=3.032549e-005; ng(n+1)=7.262370e+001;
n=261; farx(n+1)=7.238891e-001; foe(n+1)=9.451118e+000; krok(n+1)=7.895680e-006; ng(n+1)=1.243226e+002;
n=262; farx(n+1)=7.263633e-001; foe(n+1)=9.442918e+000; krok(n+1)=3.039896e-005; ng(n+1)=7.202130e+001;
n=263; farx(n+1)=7.222536e-001; foe(n+1)=9.434809e+000; krok(n+1)=7.886742e-006; ng(n+1)=1.235071e+002;
n=264; farx(n+1)=7.246892e-001; foe(n+1)=9.426732e+000; krok(n+1)=3.059974e-005; ng(n+1)=7.142375e+001;
n=265; farx(n+1)=7.206310e-001; foe(n+1)=9.418715e+000; krok(n+1)=7.884010e-006; ng(n+1)=1.231535e+002;
n=266; farx(n+1)=7.230210e-001; foe(n+1)=9.410843e+000; krok(n+1)=3.030340e-005; ng(n+1)=7.094407e+001;
n=267; farx(n+1)=7.190540e-001; foe(n+1)=9.403024e+000; krok(n+1)=7.886739e-006; ng(n+1)=1.217729e+002;
n=268; farx(n+1)=7.214005e-001; foe(n+1)=9.395275e+000; krok(n+1)=3.039391e-005; ng(n+1)=7.037076e+001;
n=269; farx(n+1)=7.175050e-001; foe(n+1)=9.387578e+000; krok(n+1)=7.866658e-006; ng(n+1)=1.210899e+002;
n=270; farx(n+1)=7.198030e-001; foe(n+1)=9.379892e+000; krok(n+1)=3.070447e-005; ng(n+1)=6.971442e+001;
n=271; farx(n+1)=7.159712e-001; foe(n+1)=9.372292e+000; krok(n+1)=7.840842e-006; ng(n+1)=1.206382e+002;
n=272; farx(n+1)=7.182326e-001; foe(n+1)=9.364658e+000; krok(n+1)=3.121480e-005; ng(n+1)=6.908092e+001;
n=273; farx(n+1)=7.144328e-001; foe(n+1)=9.357093e+000; krok(n+1)=7.829941e-006; ng(n+1)=1.207739e+002;
n=274; farx(n+1)=7.166439e-001; foe(n+1)=9.349655e+000; krok(n+1)=3.079431e-005; ng(n+1)=6.859904e+001;
n=275; farx(n+1)=7.129306e-001; foe(n+1)=9.342318e+000; krok(n+1)=7.864914e-006; ng(n+1)=1.190382e+002;
n=276; farx(n+1)=7.150999e-001; foe(n+1)=9.335130e+000; krok(n+1)=3.014162e-005; ng(n+1)=6.825795e+001;
n=277; farx(n+1)=7.114810e-001; foe(n+1)=9.328031e+000; krok(n+1)=7.895680e-006; ng(n+1)=1.171181e+002;
n=278; farx(n+1)=7.136222e-001; foe(n+1)=9.321034e+000; krok(n+1)=2.992557e-005; ng(n+1)=6.786328e+001;
n=279; farx(n+1)=7.100679e-001; foe(n+1)=9.314067e+000; krok(n+1)=7.895680e-006; ng(n+1)=1.162418e+002;
n=280; farx(n+1)=7.121607e-001; foe(n+1)=9.307198e+000; krok(n+1)=2.973907e-005; ng(n+1)=6.737264e+001;
n=281; farx(n+1)=7.086854e-001; foe(n+1)=9.300405e+000; krok(n+1)=7.902593e-006; ng(n+1)=1.149029e+002;
n=282; farx(n+1)=7.107437e-001; foe(n+1)=9.293649e+000; krok(n+1)=2.979489e-005; ng(n+1)=6.686528e+001;
n=283; farx(n+1)=7.073233e-001; foe(n+1)=9.286957e+000; krok(n+1)=7.895680e-006; ng(n+1)=1.142920e+002;
n=284; farx(n+1)=7.093447e-001; foe(n+1)=9.280314e+000; krok(n+1)=2.979489e-005; ng(n+1)=6.636712e+001;
n=285; farx(n+1)=7.059791e-001; foe(n+1)=9.273738e+000; krok(n+1)=7.902407e-006; ng(n+1)=1.135180e+002;
n=286; farx(n+1)=7.079644e-001; foe(n+1)=9.267251e+000; krok(n+1)=2.952483e-005; ng(n+1)=6.596558e+001;
n=287; farx(n+1)=7.046654e-001; foe(n+1)=9.260828e+000; krok(n+1)=7.918258e-006; ng(n+1)=1.123247e+002;
n=288; farx(n+1)=7.066135e-001; foe(n+1)=9.254492e+000; krok(n+1)=2.922588e-005; ng(n+1)=6.557164e+001;
n=289; farx(n+1)=7.033817e-001; foe(n+1)=9.248227e+000; krok(n+1)=7.938342e-006; ng(n+1)=1.110456e+002;
n=290; farx(n+1)=7.053034e-001; foe(n+1)=9.242045e+000; krok(n+1)=2.902993e-005; ng(n+1)=6.519975e+001;
n=291; farx(n+1)=7.021354e-001; foe(n+1)=9.235895e+000; krok(n+1)=7.920990e-006; ng(n+1)=1.102056e+002;
n=292; farx(n+1)=7.040285e-001; foe(n+1)=9.229743e+000; krok(n+1)=2.952022e-005; ng(n+1)=6.458692e+001;
n=293; farx(n+1)=7.008917e-001; foe(n+1)=9.223616e+000; krok(n+1)=7.886742e-006; ng(n+1)=1.103800e+002;
n=294; farx(n+1)=7.027458e-001; foe(n+1)=9.217514e+000; krok(n+1)=2.973907e-005; ng(n+1)=6.401675e+001;
n=295; farx(n+1)=6.996539e-001; foe(n+1)=9.211473e+000; krok(n+1)=7.886739e-006; ng(n+1)=1.098363e+002;
n=296; farx(n+1)=7.014811e-001; foe(n+1)=9.205500e+000; krok(n+1)=2.963120e-005; ng(n+1)=6.361278e+001;
n=297; farx(n+1)=6.984480e-001; foe(n+1)=9.199562e+000; krok(n+1)=7.866658e-006; ng(n+1)=1.090990e+002;
n=298; farx(n+1)=7.002450e-001; foe(n+1)=9.193613e+000; krok(n+1)=3.012115e-005; ng(n+1)=6.300538e+001;
n=299; farx(n+1)=6.972336e-001; foe(n+1)=9.187704e+000; krok(n+1)=7.864914e-006; ng(n+1)=1.091716e+002;
n=300; farx(n+1)=6.989998e-001; foe(n+1)=9.181927e+000; krok(n+1)=2.963120e-005; ng(n+1)=6.270233e+001;

figure; semilogy(farx,'b'); hold on; semilogy(foe,'r'); xlabel('Iteracje'); ylabel('Earx, Eoe'); legend('Earx','Eoe'); title('Uczenie predyktora OE');
figure; subplot(2,1,1); semilogy(krok); xlabel('Iteracje'); ylabel('Krok');
subplot(2,1,2); semilogy(ng); xlabel('Iteracje'); ylabel('Norma gradientu');
Earx=farx(n+1)
Eoe=foe(n+1)
